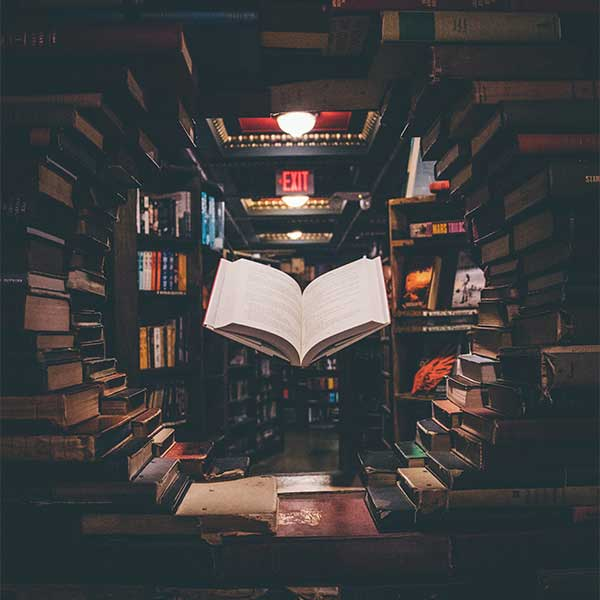
#> input picture img/about.jpg, 600 x 600 px, given in place of output_image.png, which was not available
$ python REDchakra.py
#> lines starting #> are read from the running program, lines starting #| are printed output that depends on the picture; after the words box and inside, x2 and y2 are one past the last pixel; in counts of white or black regions, pixels touching at a corner belong together; pictures that were not available may be replaced by others from this repository, and a replacement may not be noted
import cv2
import numpy as np

# Load the images
img = cv2.imread('output_image.png')
#> img is the input picture: shape (600, 600, 3); mean B, G, R 62.1, 61.3, 61.6
img_to_add = cv2.imread('C:/Users/Lenovo/Documents/vastuu/img/chakra.png', cv2.IMREAD_UNCHANGED)
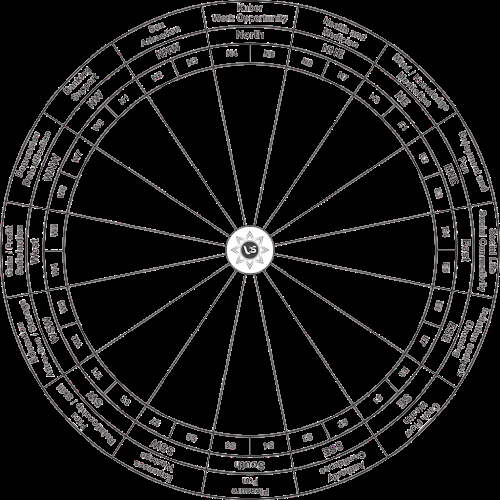
#> input picture img/chakra.png, 500 x 500 px, found by its file name
#> img_to_add is the input picture: shape (500, 500, 4); mean B, G, R, A 23.5, 23.5, 24.3, 30

# Convert the image to HSV color space
hsv = cv2.cvtColor(img, cv2.COLOR_BGR2HSV)
#> hsv: shape (600, 600, 3); mean H, S, V 81.5, 62, 70.4

# Define the lower and upper bounds of the red color
lower_red = np.array([0, 50, 50])
upper_red = np.array([10, 255, 255])
mask1 = cv2.inRange(hsv, lower_red, upper_red)
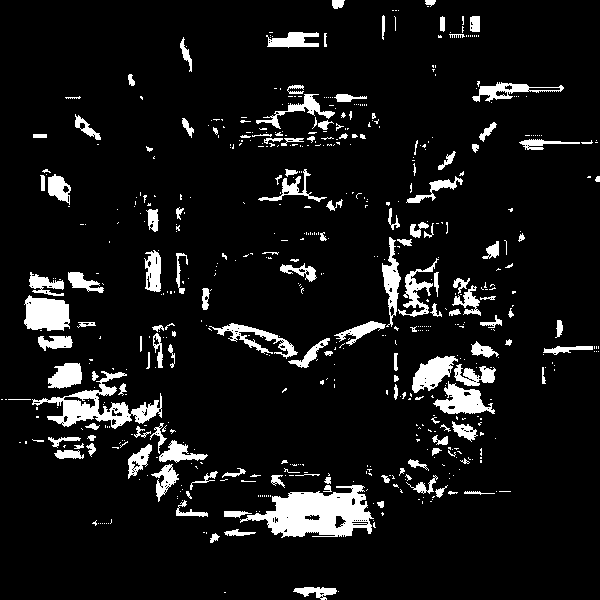
#> mask1: shape (600, 600); 8.5% white; 595 white regions (454 under 20 px), largest, box (x1, y1, x2, y2) and area: (240, 485, 374, 538) 3961, (32, 371, 162, 429) 2256, (24, 295, 70, 331) 1306

lower_red = np.array([170, 50, 50])
upper_red = np.array([180, 255, 255])
mask2 = cv2.inRange(hsv, lower_red, upper_red)
#> mask2: shape (600, 600); 1.7% white; 437 white regions (381 under 20 px), largest, box (x1, y1, x2, y2) and area: (311, 107, 350, 132) 526, (239, 117, 282, 133) 434, (518, 135, 592, 142) 345

# Combine the two masks
mask = cv2.bitwise_or(mask1, mask2)
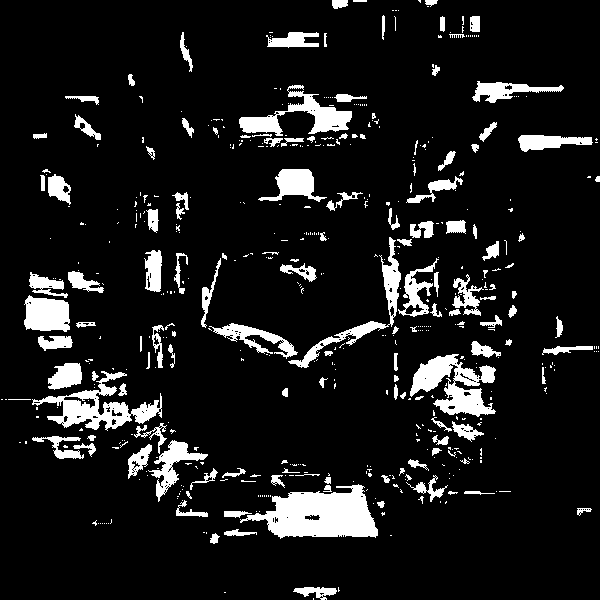
#> mask: shape (600, 600); 10.1% white; 527 white regions (391 under 20 px)

# Find the contours of the red bounded box
contours, hierarchy = cv2.findContours(mask, cv2.RETR_TREE, cv2.CHAIN_APPROX_SIMPLE)
#> contours = 765 contours, 643 with area under 20; largest, box (x1, y1, x2, y2) and area: (240, 484, 378, 539) 4392, (410, 354, 496, 417) 2514, (32, 371, 162, 431) 2470, (239, 85, 352, 136) 1740, (288, 237, 401, 368) 1433

# Draw the bounding box around the contour with maximum area
if len(contours) > 0:
    max_contour = max(contours, key=cv2.contourArea)
#> max_contour = contour of 194 points, box (x1, y1, x2, y2) (240, 484, 378, 539), area 4392
    x, y, w, h = cv2.boundingRect(max_contour)
#> x = 240; y = 484; w = 138; h = 55
    cv2.rectangle(img, (x, y), (x + w, y + h), (0, 0, 255), 2)
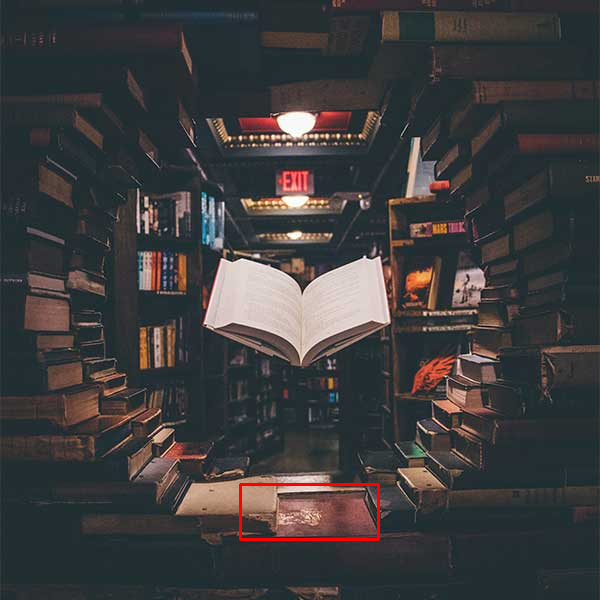
#> img: shape (600, 600, 3); 0.32% of pixels changed, all inside (x1, y1, x2, y2) = (239, 483, 380, 541)

    # Calculate the middle point of the bounding box
    middle_point = (int(x + w/2), int(y + h/2))
#> middle_point = (309, 511)

    # Get the input degree from the user
    degree = int(input("Enter degree to rotate the image (clockwise): "))
#> the answer given: 3

    # Rotate the image to the specified degree
    rows, cols = img_to_add.shape[:2]
#> rows = 500; cols = 500
    M = cv2.getRotationMatrix2D((cols/2, rows/2), degree, 1)
    img_to_add = cv2.warpAffine(img_to_add, M, (cols, rows))
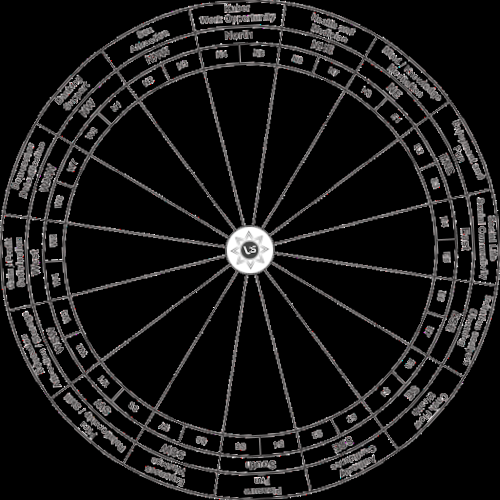
#> img_to_add: shape (500, 500, 4); mean B, G, R, A 23.5, 23.5, 24.2, 30

    # Calculate the maximum scaling factor based on width and height
    scale_factor = min(w / cols, h / rows)
#> scale_factor = 0.11
    new_size = (int(cols * scale_factor), int(rows * scale_factor))
#> new_size = (55, 55)
    img_to_add = cv2.resize(img_to_add, new_size, interpolation=cv2.INTER_LINEAR)
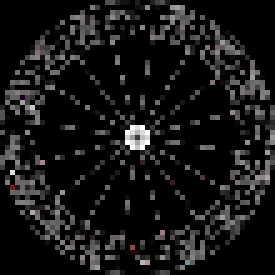
#> img_to_add: shape (55, 55, 4) (shown 5 times larger); mean B, G, R, A 22.2, 22.1, 22.9, 27.8

    # Overlay the img_to_add on top of the img at the middle point
    overlay_width, overlay_height = img_to_add.shape[:2]
#> overlay_width = 55; overlay_height = 55
    start_x = max(0, middle_point[0] - overlay_width // 2)
#> start_x = 282
    start_y = max(0, middle_point[1] - overlay_height // 2)
#> start_y = 484
    end_x = min(start_x + overlay_width, img.shape[1])
#> end_x = 337
    end_y = min(start_y + overlay_height, img.shape[0])
#> end_y = 539
    overlay = img_to_add[:end_y - start_y, :end_x - start_x, :]
    alpha_mask = overlay[:, :, 3] / 255.0
    overlay = alpha_mask[:, :, np.newaxis] * overlay[:, :, :3]
    img[start_y:end_y, start_x:end_x, :] = (1.0 - alpha_mask[:, :, np.newaxis]) * img[start_y:end_y, start_x:end_x, :] + overlay
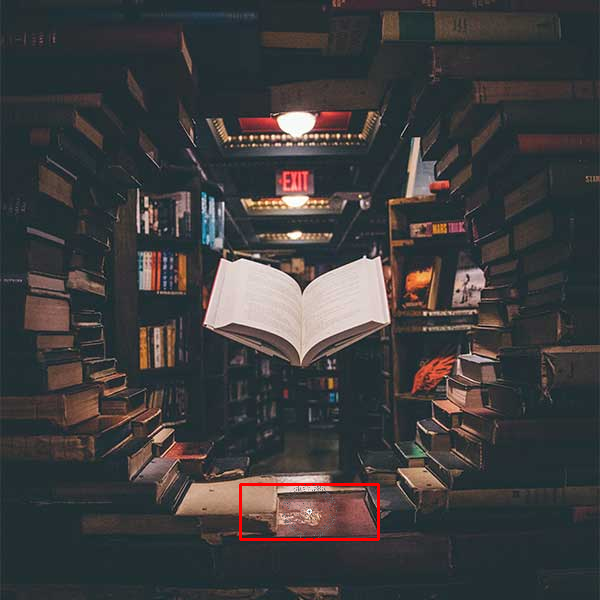
#> img: shape (600, 600, 3); 0.24% of pixels changed, all inside (x1, y1, x2, y2) = (282, 484, 337, 539)

cv2.imwrite('result.png', img)
